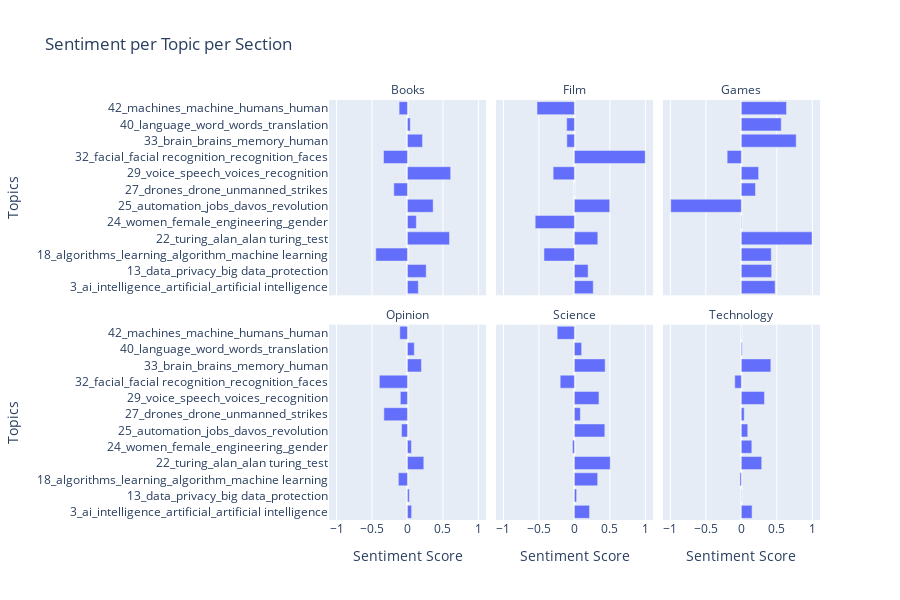

The cell this chart's notebook holds for it:
### Code cell
#Horizontal bar chart
fig_sent_sec = px.bar(sentiments_section, y="Topics", x="Sentiment Score", facet_col="section_name", facet_col_wrap=3,orientation='h',  title="Sentiment per Topic per Section")

# adjust the size of the plot

for a in fig_sent_sec.layout.annotations:
    a.text = a.text.split("=")[1]

fig_sent_sec.update_layout(height=600, width=900)

fig_sent_sec.show()

### Figure 1 — Plotly figure (JSON) as saved in the notebook; plotly's stock layout.template omitted (floating-point values rounded to 4 significant figures)
{"data": [{"alignmentgroup": "True", "hovertemplate": "section_name=Books<br>Sentiment Score=%{x}<br>Topics=%{y}<extra></extra>", "legendgroup": "", "marker": {"color": "#636efa", "pattern": {"shape": ""}}, "name": "", "offsetgroup": "", "orientation": "h", "showlegend": false, "textposition": "auto", "type": "bar", "x": [0.1526, 0.2641, -0.4462, 0.5924, 0.1252, 0.3621, -0.1922, 0.6088, -0.337, 0.2116, 0.0394, -0.1179], "xaxis": "x4", "y": ["3_ai_intelligence_artificial_artificial intelligence", "13_data_privacy_big data_protection", "18_algorithms_learning_algorithm_machine learning", "22_turing_alan_alan turing_test", "24_women_female_engineering_gender", "25_automation_jobs_davos_revolution", "27_drones_drone_unmanned_strikes", "29_voice_speech_voices_recognition", "32_facial_facial recognition_recognition_faces", "33_brain_brains_memory_human", "40_language_word_words_translation", "42_machines_machine_humans_human"], "yaxis": "y4"}, {"alignmentgroup": "True", "hovertemplate": "section_name=Film<br>Sentiment Score=%{x}<br>Topics=%{y}<extra></extra>", "legendgroup": "", "marker": {"color": "#636efa", "pattern": {"shape": ""}}, "name": "", "offsetgroup": "", "orientation": "h", "showlegend": false, "textposition": "auto", "type": "bar", "x": [0.2655, 0.1933, -0.4287, 0.3297, -0.5528, 0.4975, -0.001785, -0.2995, 0.9981, -0.1065, -0.1084, -0.5269], "xaxis": "x5", "y": ["3_ai_intelligence_artificial_artificial intelligence", "13_data_privacy_big data_protection", "18_algorithms_learning_algorithm_machine learning", "22_turing_alan_alan turing_test", "24_women_female_engineering_gender", "25_automation_jobs_davos_revolution", "27_drones_drone_unmanned_strikes", "29_voice_speech_voices_recognition", "32_facial_facial recognition_recognition_faces", "33_brain_brains_memory_human", "40_language_word_words_translation", "42_machines_machine_humans_human"], "yaxis": "y5"}, {"alignmentgroup": "True", "hovertemplate": "section_name=Games<br>Sentiment Score=%{x}<br>Topics=%{y}<extra></extra>", "legendgroup": "", "marker": {"color": "#636efa", "pattern": {"shape": ""}}, "name": "", "offsetgroup": "", "orientation": "h", "showlegend": false, "textposition": "auto", "type": "bar", "x": [0.4766, 0.4272, 0.4215, 0.9965, -0.00487, -0.9954, 0.1992, 0.2435, -0.1999, 0.7731, 0.5624, 0.6367], "xaxis": "x6", "y": ["3_ai_intelligence_artificial_artificial intelligence", "13_data_privacy_big data_protection", "18_algorithms_learning_algorithm_machine learning", "22_turing_alan_alan turing_test", "24_women_female_engineering_gender", "25_automation_jobs_davos_revolution", "27_drones_drone_unmanned_strikes", "29_voice_speech_voices_recognition", "32_facial_facial recognition_recognition_faces", "33_brain_brains_memory_human", "40_language_word_words_translation", "42_machines_machine_humans_human"], "yaxis": "y6"}, {"alignmentgroup": "True", "hovertemplate": "section_name=Opinion<br>Sentiment Score=%{x}<br>Topics=%{y}<extra></extra>", "legendgroup": "", "marker": {"color": "#636efa", "pattern": {"shape": ""}}, "name": "", "offsetgroup": "", "orientation": "h", "showlegend": false, "textposition": "auto", "type": "bar", "x": [0.05857, 0.02596, -0.1285, 0.2301, 0.05536, -0.08364, -0.3324, -0.1004, -0.3964, 0.1965, 0.09608, -0.1077], "xaxis": "x", "y": ["3_ai_intelligence_artificial_artificial intelligence", "13_data_privacy_big data_protection", "18_algorithms_learning_algorithm_machine learning", "22_turing_alan_alan turing_test", "24_women_female_engineering_gender", "25_automation_jobs_davos_revolution", "27_drones_drone_unmanned_strikes", "29_voice_speech_voices_recognition", "32_facial_facial recognition_recognition_faces", "33_brain_brains_memory_human", "40_language_word_words_translation", "42_machines_machine_humans_human"], "yaxis": "y"}, {"alignmentgroup": "True", "hovertemplate": "section_name=Science<br>Sentiment Score=%{x}<br>Topics=%{y}<extra></extra>", "legendgroup": "", "marker": {"color": "#636efa", "pattern": {"shape": ""}}, "name": "", "offsetgroup": "", "orientation": "h", "showlegend": false, "textposition": "auto", "type": "bar", "x": [0.2135, 0.03122, 0.3279, 0.5044, -0.02666, 0.4288, 0.08382, 0.3462, -0.2002, 0.4333, 0.102, -0.243], "xaxis": "x2", "y": ["3_ai_intelligence_artificial_artificial intelligence", "13_data_privacy_big data_protection", "18_algorithms_learning_algorithm_machine learning", "22_turing_alan_alan turing_test", "24_women_female_engineering_gender", "25_automation_jobs_davos_revolution", "27_drones_drone_unmanned_strikes", "29_voice_speech_voices_recognition", "32_facial_facial recognition_recognition_faces", "33_brain_brains_memory_human", "40_language_word_words_translation", "42_machines_machine_humans_human"], "yaxis": "y2"}, {"alignmentgroup": "True", "hovertemplate": "section_name=Technology<br>Sentiment Score=%{x}<br>Topics=%{y}<extra></extra>", "legendgroup": "", "marker": {"color": "#636efa", "pattern": {"shape": ""}}, "name": "", "offsetgroup": "", "orientation": "h", "showlegend": false, "textposition": "auto", "type": "bar", "x": [0.1515, 0.00323, -0.01934, 0.287, 0.1477, 0.09009, 0.04036, 0.3258, -0.09265, 0.4154, 0.01189, 0.002041], "xaxis": "x3", "y": ["3_ai_intelligence_artificial_artificial intelligence", "13_data_privacy_big data_protection", "18_algorithms_learning_algorithm_machine learning", "22_turing_alan_alan turing_test", "24_women_female_engineering_gender", "25_automation_jobs_davos_revolution", "27_drones_drone_unmanned_strikes", "29_voice_speech_voices_recognition", "32_facial_facial recognition_recognition_faces", "33_brain_brains_memory_human", "40_language_word_words_translation", "42_machines_machine_humans_human"], "yaxis": "y3"}], "layout": {"annotations": [{"font": {}, "showarrow": false, "text": "Opinion", "x": 0.16, "xanchor": "center", "xref": "paper", "y": 0.465, "yanchor": "bottom", "yref": "paper"}, {"font": {}, "showarrow": false, "text": "Science", "x": 0.5, "xanchor": "center", "xref": "paper", "y": 0.465, "yanchor": "bottom", "yref": "paper"}, {"font": {}, "showarrow": false, "text": "Technology", "x": 0.84, "xanchor": "center", "xref": "paper", "y": 0.465, "yanchor": "bottom", "yref": "paper"}, {"font": {}, "showarrow": false, "text": "Books", "x": 0.16, "xanchor": "center", "xref": "paper", "y": 1.0, "yanchor": "bottom", "yref": "paper"}, {"font": {}, "showarrow": false, "text": "Film", "x": 0.5, "xanchor": "center", "xref": "paper", "y": 1.0, "yanchor": "bottom", "yref": "paper"}, {"font": {}, "showarrow": false, "text": "Games", "x": 0.84, "xanchor": "center", "xref": "paper", "y": 1.0, "yanchor": "bottom", "yref": "paper"}], "barmode": "relative", "height": 600, "legend": {"tracegroupgap": 0}, "title": {"text": "Sentiment per Topic per Section"}, "width": 900, "xaxis": {"anchor": "y", "domain": [0, 0.32], "title": {"text": "Sentiment Score"}}, "xaxis2": {"anchor": "y2", "domain": [0.34, 0.66], "matches": "x", "title": {"text": "Sentiment Score"}}, "xaxis3": {"anchor": "y3", "domain": [0.68, 1.0], "matches": "x", "title": {"text": "Sentiment Score"}}, "xaxis4": {"anchor": "y4", "domain": [0, 0.32], "matches": "x", "showticklabels": false}, "xaxis5": {"anchor": "y5", "domain": [0.34, 0.66], "matches": "x", "showticklabels": false}, "xaxis6": {"anchor": "y6", "domain": [0.68, 1.0], "matches": "x", "showticklabels": false}, "yaxis": {"anchor": "x", "domain": [0, 0.465], "title": {"text": "Topics"}}, "yaxis2": {"anchor": "x2", "domain": [0, 0.465], "matches": "y", "showticklabels": false}, "yaxis3": {"anchor": "x3", "domain": [0, 0.465], "matches": "y", "showticklabels": false}, "yaxis4": {"anchor": "x4", "domain": [0.535, 1.0], "matches": "y", "title": {"text": "Topics"}}, "yaxis5": {"anchor": "x5", "domain": [0.535, 1.0], "matches": "y", "showticklabels": false}, "yaxis6": {"anchor": "x6", "domain": [0.535, 1.0], "matches": "y", "showticklabels": false}}}
